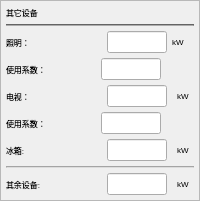
          <widget class="QFrame" name="frame_7">
           <property name="minimumSize">
            <size>
             <width>180</width>
             <height>0</height>
            </size>
           </property>
           <property name="styleSheet">
            <string notr="true"/>
           </property>
           <property name="frameShape">
            <enum>QFrame::StyledPanel</enum>
           </property>
           <property name="frameShadow">
            <enum>QFrame::Raised</enum>
           </property>
           <layout class="QVBoxLayout" name="verticalLayout_9" stretch="1,1,1,1,1,1,1,1,1">
            <property name="spacing">
             <number>5</number>
            </property>
            <property name="leftMargin">
             <number>5</number>
            </property>
            <property name="topMargin">
             <number>5</number>
            </property>
            <property name="rightMargin">
             <number>5</number>
            </property>
            <property name="bottomMargin">
             <number>5</number>
            </property>
            <item>
             <widget class="QLabel" name="lab_sec7_title">
              <property name="font">
               <font>
                <pointsize>6</pointsize>
               </font>
              </property>
              <property name="styleSheet">
               <string notr="true"/>
              </property>
              <property name="text">
               <string>&lt;html&gt;&lt;head/&gt;&lt;body&gt;&lt;p&gt;&lt;span style=&quot; font-weight:400;&quot;&gt;其它设备&lt;/span&gt;&lt;/p&gt;&lt;/body&gt;&lt;/html&gt;</string>
              </property>
             </widget>
            </item>
            <item>
             <widget class="Line" name="line_sec7_3">
              <property name="minimumSize">
               <size>
                <width>0</width>
                <height>1</height>
               </size>
              </property>
              <property name="maximumSize">
               <size>
                <width>16777215</width>
                <height>2</height>
               </size>
              </property>
              <property name="styleSheet">
               <string notr="true">background-color: #969696;</string>
              </property>
              <property name="orientation">
               <enum>Qt::Horizontal</enum>
              </property>
             </widget>
            </item>
            <item>
             <layout class="QHBoxLayout" name="horizontalLayout_24" stretch="3,1,1">
              <property name="spacing">
               <number>5</number>
              </property>
              <item>
               <widget class="QLabel" name="lab_sec7_light">
                <property name="sizePolicy">
                 <sizepolicy hsizetype="Expanding" vsizetype="Expanding">
                  <horstretch>0</horstretch>
                  <verstretch>0</verstretch>
                 </sizepolicy>
                </property>
                <property name="font">
                 <font>
                  <pointsize>6</pointsize>
                 </font>
                </property>
                <property name="text">
                 <string>照明：</string>
                </property>
               </widget>
              </item>
              <item>
               <widget class="QLineEdit" name="edit_sec7_light">
                <property name="sizePolicy">
                 <sizepolicy hsizetype="Maximum" vsizetype="Fixed">
                  <horstretch>0</horstretch>
                  <verstretch>0</verstretch>
                 </sizepolicy>
                </property>
                <property name="minimumSize">
                 <size>
                  <width>60</width>
                  <height>22</height>
                 </size>
                </property>
                <property name="maximumSize">
                 <size>
                  <width>100</width>
                  <height>16777215</height>
                 </size>
                </property>
                <property name="font">
                 <font>
                  <pointsize>6</pointsize>
                 </font>
                </property>
                <property name="layoutDirection">
                 <enum>Qt::RightToLeft</enum>
                </property>
                <property name="styleSheet">
                 <string notr="true"/>
                </property>
               </widget>
              </item>
              <item>
               <widget class="QLabel" name="lab_sec7_kW1">
                <property name="sizePolicy">
                 <sizepolicy hsizetype="Maximum" vsizetype="Maximum">
                  <horstretch>0</horstretch>
                  <verstretch>0</verstretch>
                 </sizepolicy>
                </property>
                <property name="minimumSize">
                 <size>
                  <width>22</width>
                  <height>22</height>
                 </size>
                </property>
                <property name="font">
                 <font>
                  <pointsize>6</pointsize>
                 </font>
                </property>
                <property name="text">
                 <string>kW</string>
                </property>
               </widget>
              </item>
             </layout>
            </item>
            <item>
             <layout class="QHBoxLayout" name="horizontalLayout_25" stretch="3,1,1">
              <property name="spacing">
               <number>5</number>
              </property>
              <item>
               <widget class="QLabel" name="lab_sec7_lightUsingNum">
                <property name="sizePolicy">
                 <sizepolicy hsizetype="Preferred" vsizetype="Expanding">
                  <horstretch>0</horstretch>
                  <verstretch>0</verstretch>
                 </sizepolicy>
                </property>
                <property name="font">
                 <font>
                  <pointsize>6</pointsize>
                 </font>
                </property>
                <property name="text">
                 <string>使用系数：</string>
                </property>
               </widget>
              </item>
              <item>
               <widget class="QLineEdit" name="edit_sec7_lightUsingNum">
                <property name="sizePolicy">
                 <sizepolicy hsizetype="Maximum" vsizetype="Fixed">
                  <horstretch>0</horstretch>
                  <verstretch>0</verstretch>
                 </sizepolicy>
                </property>
                <property name="minimumSize">
                 <size>
                  <width>60</width>
                  <height>22</height>
                 </size>
                </property>
                <property name="maximumSize">
                 <size>
                  <width>100</width>
                  <height>16777215</height>
                 </size>
                </property>
                <property name="font">
                 <font>
                  <pointsize>6</pointsize>
                 </font>
                </property>
                <property name="layoutDirection">
                 <enum>Qt::RightToLeft</enum>
                </property>
                <property name="styleSheet">
                 <string notr="true"/>
                </property>
               </widget>
              </item>
              <item>
               <widget class="QLabel" name="sec7_void">
                <property name="sizePolicy">
                 <sizepolicy hsizetype="Maximum" vsizetype="Maximum">
                  <horstretch>0</horstretch>
                  <verstretch>0</verstretch>
                 </sizepolicy>
                </property>
                <property name="minimumSize">
                 <size>
                  <width>28</width>
                  <height>22</height>
                 </size>
                </property>
                <property name="font">
                 <font>
                  <pointsize>6</pointsize>
                 </font>
                </property>
                <property name="text">
                 <string/>
                </property>
               </widget>
              </item>
             </layout>
            </item>
            <item>
             <layout class="QHBoxLayout" name="horizontalLayout_26" stretch="3,1,1">
              <property name="spacing">
               <number>5</number>
              </property>
              <item>
               <widget class="QLabel" name="lab_sec7_TV">
                <property name="sizePolicy">
                 <sizepolicy hsizetype="Preferred" vsizetype="Expanding">
                  <horstretch>0</horstretch>
                  <verstretch>0</verstretch>
                 </sizepolicy>
                </property>
                <property name="font">
                 <font>
                  <pointsize>6</pointsize>
                 </font>
                </property>
                <property name="text">
                 <string>电视：</string>
                </property>
               </widget>
              </item>
              <item>
               <widget class="QLineEdit" name="edit_sec7_TV">
                <property name="minimumSize">
                 <size>
                  <width>60</width>
                  <height>22</height>
                 </size>
                </property>
                <property name="maximumSize">
                 <size>
                  <width>100</width>
                  <height>16777215</height>
                 </size>
                </property>
                <property name="font">
                 <font>
                  <pointsize>6</pointsize>
                 </font>
                </property>
                <property name="layoutDirection">
                 <enum>Qt::RightToLeft</enum>
                </property>
                <property name="styleSheet">
                 <string notr="true"/>
                </property>
                <property name="text">
                 <string/>
                </property>
               </widget>
              </item>
              <item>
               <widget class="QLabel" name="lab_sec7_kW2">
                <property name="sizePolicy">
                 <sizepolicy hsizetype="Maximum" vsizetype="Maximum">
                  <horstretch>0</horstretch>
                  <verstretch>0</verstretch>
                 </sizepolicy>
                </property>
                <property name="minimumSize">
                 <size>
                  <width>22</width>
                  <height>22</height>
                 </size>
                </property>
                <property name="font">
                 <font>
                  <pointsize>6</pointsize>
                 </font>
                </property>
                <property name="text">
                 <string>&lt;html&gt;&lt;head/&gt;&lt;body&gt;&lt;p align=&quot;center&quot;&gt;kW&lt;/p&gt;&lt;/body&gt;&lt;/html&gt;</string>
                </property>
               </widget>
              </item>
             </layout>
            </item>
            <item>
             <layout class="QHBoxLayout" name="horizontalLayout_27" stretch="3,1,1">
              <property name="spacing">
               <number>5</number>
              </property>
              <item>
               <widget class="QLabel" name="lab_sec7_TVUsingNum">
                <property name="sizePolicy">
                 <sizepolicy hsizetype="Preferred" vsizetype="Expanding">
                  <horstretch>0</horstretch>
                  <verstretch>0</verstretch>
                 </sizepolicy>
                </property>
                <property name="font">
                 <font>
                  <pointsize>6</pointsize>
                 </font>
                </property>
                <property name="text">
                 <string>使用系数：</string>
                </property>
               </widget>
              </item>
              <item>
               <widget class="QLineEdit" name="edit_sec7_TVUsingNum">
                <property name="sizePolicy">
                 <sizepolicy hsizetype="Maximum" vsizetype="Fixed">
                  <horstretch>0</horstretch>
                  <verstretch>0</verstretch>
                 </sizepolicy>
                </property>
                <property name="minimumSize">
                 <size>
                  <width>60</width>
                  <height>22</height>
                 </size>
                </property>
                <property name="maximumSize">
                 <size>
                  <width>100</width>
                  <height>16777215</height>
                 </size>
                </property>
                <property name="font">
                 <font>
                  <pointsize>6</pointsize>
                 </font>
                </property>
                <property name="layoutDirection">
                 <enum>Qt::RightToLeft</enum>
                </property>
                <property name="styleSheet">
                 <string notr="true"/>
                </property>
               </widget>
              </item>
              <item>
               <widget class="QLabel" name="label">
                <property name="sizePolicy">
                 <sizepolicy hsizetype="Maximum" vsizetype="Maximum">
                  <horstretch>0</horstretch>
                  <verstretch>0</verstretch>
                 </sizepolicy>
                </property>
                <property name="minimumSize">
                 <size>
                  <width>28</width>
                  <height>22</height>
                 </size>
                </property>
                <property name="font">
                 <font>
                  <pointsize>6</pointsize>
                 </font>
                </property>
                <property name="text">
                 <string/>
                </property>
               </widget>
              </item>
             </layout>
            </item>
            <item>
             <layout class="QHBoxLayout" name="horizontalLayout_28" stretch="3,1,1">
              <property name="spacing">
               <number>5</number>
              </property>
              <item>
               <widget class="QLabel" name="lab_sec7_fridge">
                <property name="sizePolicy">
                 <sizepolicy hsizetype="Preferred" vsizetype="Expanding">
                  <horstretch>0</horstretch>
                  <verstretch>0</verstretch>
                 </sizepolicy>
                </property>
                <property name="font">
                 <font>
                  <pointsize>6</pointsize>
                 </font>
                </property>
                <property name="text">
                 <string>冰箱:</string>
                </property>
               </widget>
              </item>
              <item>
               <widget class="QLineEdit" name="edit_sec7_fridge">
                <property name="sizePolicy">
                 <sizepolicy hsizetype="Maximum" vsizetype="Fixed">
                  <horstretch>0</horstretch>
                  <verstretch>0</verstretch>
                 </sizepolicy>
                </property>
                <property name="minimumSize">
                 <size>
                  <width>60</width>
                  <height>22</height>
                 </size>
                </property>
                <property name="maximumSize">
                 <size>
                  <width>100</width>
                  <height>16777215</height>
                 </size>
                </property>
                <property name="font">
                 <font>
                  <pointsize>6</pointsize>
                 </font>
                </property>
                <property name="layoutDirection">
                 <enum>Qt::RightToLeft</enum>
                </property>
                <property name="styleSheet">
                 <string notr="true"/>
                </property>
                <property name="text">
                 <string/>
                </property>
               </widget>
              </item>
              <item>
               <widget class="QLabel" name="lab_sec7_kW3">
                <property name="sizePolicy">
                 <sizepolicy hsizetype="Maximum" vsizetype="Maximum">
                  <horstretch>0</horstretch>
                  <verstretch>0</verstretch>
                 </sizepolicy>
                </property>
                <property name="minimumSize">
                 <size>
                  <width>22</width>
                  <height>22</height>
                 </size>
                </property>
                <property name="font">
                 <font>
                  <pointsize>6</pointsize>
                 </font>
                </property>
                <property name="text">
                 <string>&lt;html&gt;&lt;head/&gt;&lt;body&gt;&lt;p align=&quot;center&quot;&gt;kW&lt;/p&gt;&lt;/body&gt;&lt;/html&gt;</string>
                </property>
               </widget>
              </item>
             </layout>
            </item>
            <item>
             <widget class="Line" name="line_sec7_4">
              <property name="minimumSize">
               <size>
                <width>0</width>
                <height>1</height>
               </size>
              </property>
              <property name="maximumSize">
               <size>
                <width>16777215</width>
                <height>2</height>
               </size>
              </property>
              <property name="styleSheet">
               <string notr="true">background-color: rgba(195, 195, 195, 150);</string>
              </property>
              <property name="orientation">
               <enum>Qt::Horizontal</enum>
              </property>
             </widget>
            </item>
            <item>
             <layout class="QHBoxLayout" name="horizontalLayout_29" stretch="3,1,1">
              <property name="spacing">
               <number>5</number>
              </property>
              <item>
               <widget class="QLabel" name="lab_sec7_otherDevice">
                <property name="sizePolicy">
                 <sizepolicy hsizetype="Preferred" vsizetype="Expanding">
                  <horstretch>0</horstretch>
                  <verstretch>0</verstretch>
                 </sizepolicy>
                </property>
                <property name="font">
                 <font>
                  <pointsize>6</pointsize>
                 </font>
                </property>
                <property name="text">
                 <string>其余设备:</string>
                </property>
               </widget>
              </item>
              <item>
               <widget class="QLineEdit" name="edit_sec7_otherDevice">
                <property name="sizePolicy">
                 <sizepolicy hsizetype="Maximum" vsizetype="Fixed">
                  <horstretch>0</horstretch>
                  <verstretch>0</verstretch>
                 </sizepolicy>
                </property>
                <property name="minimumSize">
                 <size>
                  <width>60</width>
                  <height>22</height>
                 </size>
                </property>
                <property name="maximumSize">
                 <size>
                  <width>100</width>
                  <height>16777215</height>
                 </size>
                </property>
                <property name="font">
                 <font>
                  <pointsize>6</pointsize>
                 </font>
                </property>
                <property name="layoutDirection">
                 <enum>Qt::RightToLeft</enum>
                </property>
                <property name="styleSheet">
                 <string notr="true"/>
                </property>
               </widget>
              </item>
              <item>
               <widget class="QLabel" name="lab_sec7_kW4">
                <property name="sizePolicy">
                 <sizepolicy hsizetype="Maximum" vsizetype="Maximum">
                  <horstretch>0</horstretch>
                  <verstretch>0</verstretch>
                 </sizepolicy>
                </property>
                <property name="minimumSize">
                 <size>
                  <width>22</width>
                  <height>22</height>
                 </size>
                </property>
                <property name="font">
                 <font>
                  <pointsize>6</pointsize>
                 </font>
                </property>
                <property name="text">
                 <string>&lt;html&gt;&lt;head/&gt;&lt;body&gt;&lt;p align=&quot;center&quot;&gt;kW&lt;/p&gt;&lt;/body&gt;&lt;/html&gt;</string>
                </property>
               </widget>
              </item>
             </layout>
            </item>
           </layout>
          </widget>
